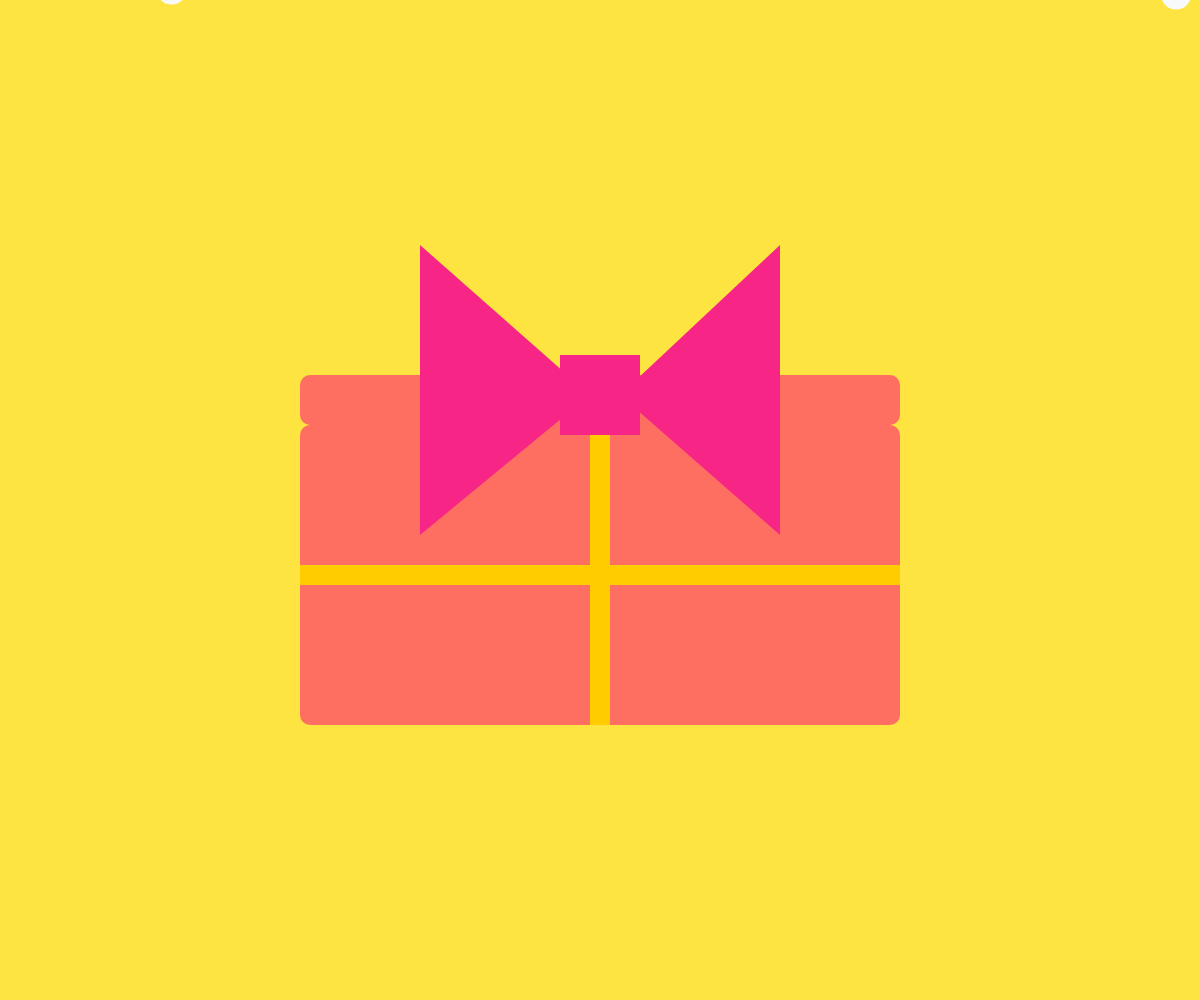
Frame 1 (no input)
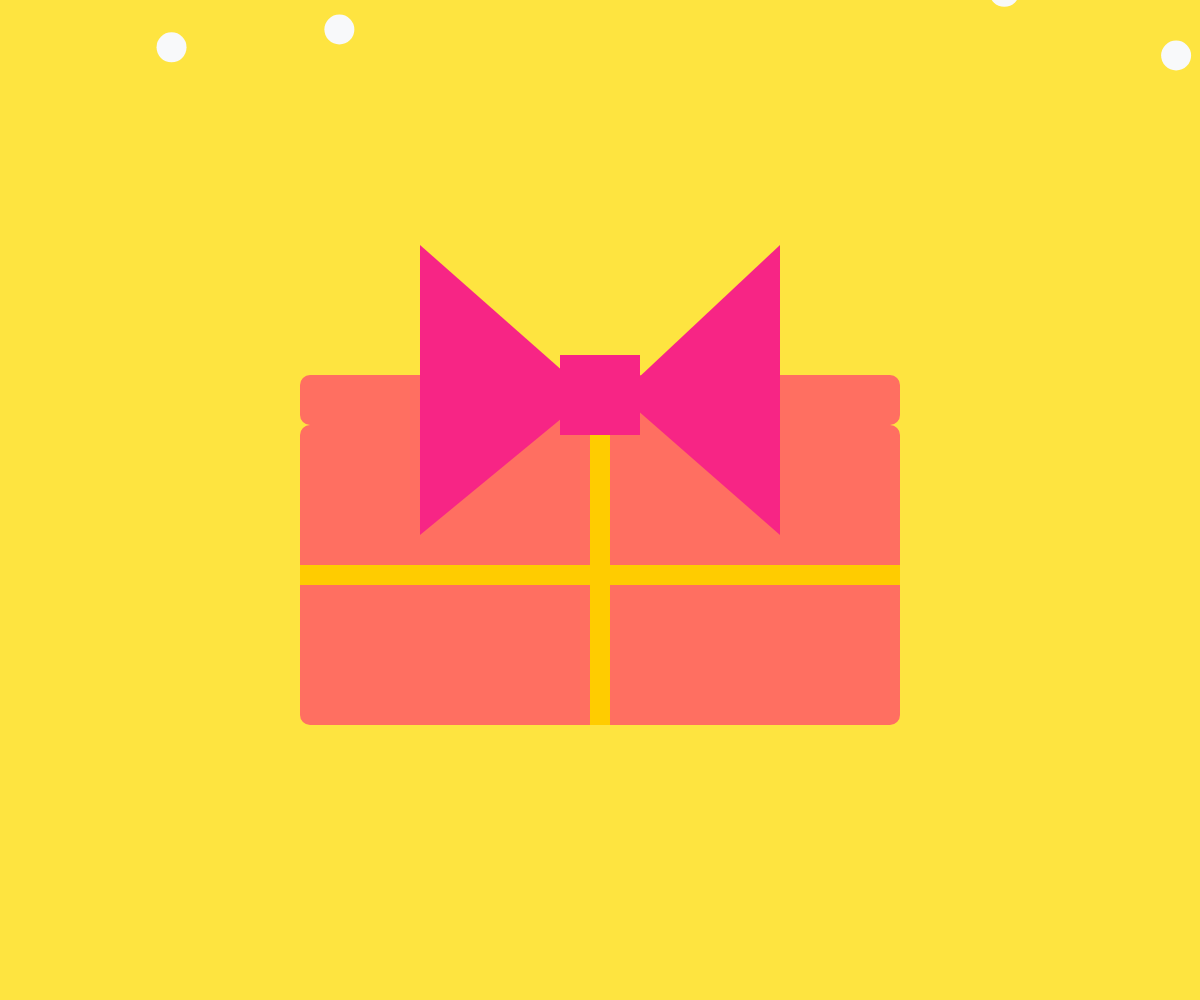
Frame 60 (no input)
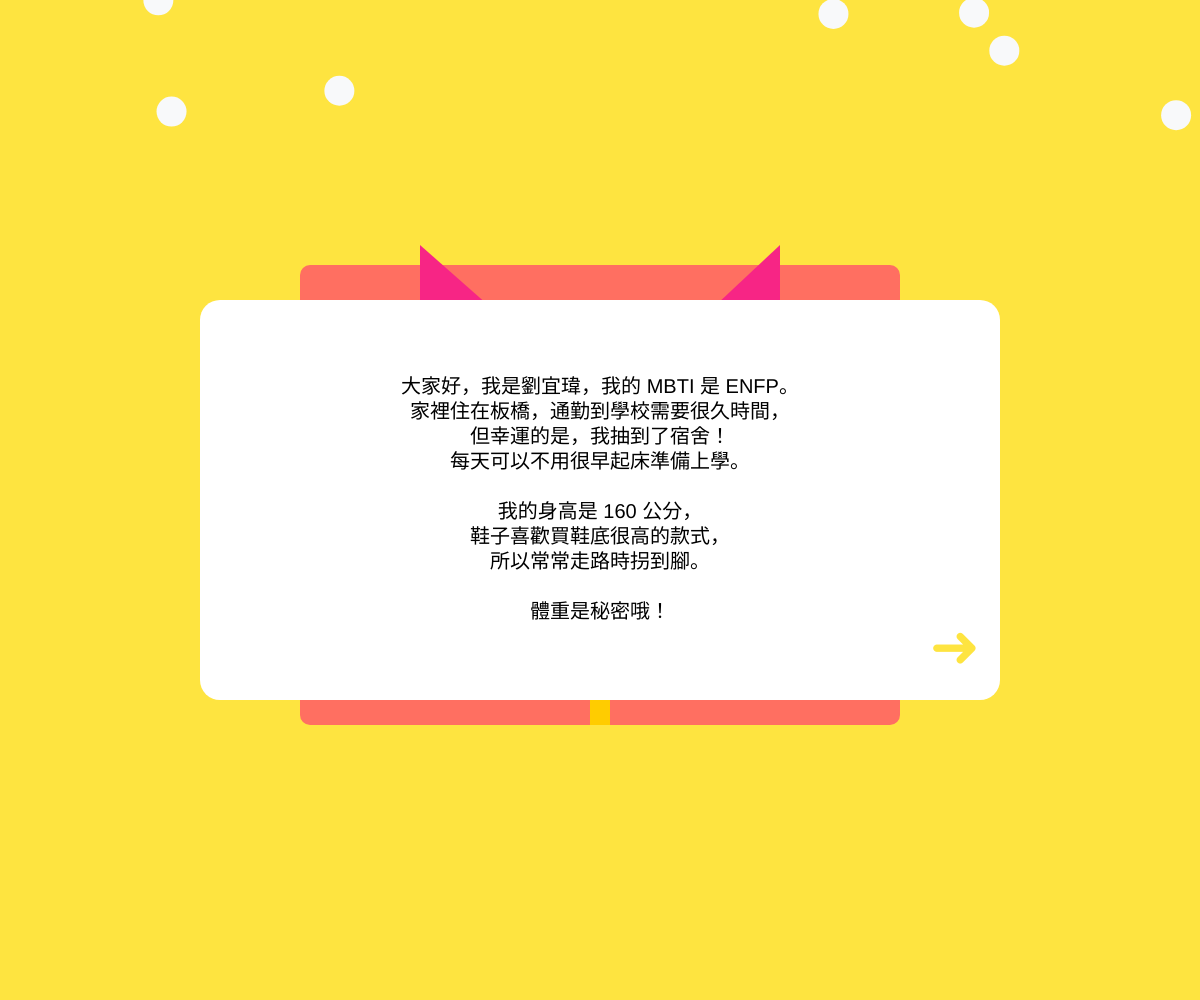
Frame 120 (the mouse pressed at the canvas centre since frame 60)

The p5.js sketch that drew these frames (run headless with seeded random() and noise() and a simulated clock; from frame 60 on, the mouse is pressed at the canvas centre):

// p5.js sketch
// ── sketch.js
let snowflakes = []; // 儲存雪花的陣列
let giftBox = { x: 0, y: 0, w: 0, h: 300, opened: false }; // 禮物盒
let lid = { x: 0, y: 0, w: 0, h: 50, yOffset: 0 }; // 禮物盒蓋子
let showCard = false; // 是否顯示小卡
let cardY; // 小卡的 Y 座標
let cardScale = 0; // 小卡的縮放比例
let cardText = "大家好，我是劉宜瑋，我的 MBTI 是 ENFP。\n" +
               "家裡住在板橋，通勤到學校需要很久時間，\n" +
               "但幸運的是，我抽到了宿舍！\n" +
               "每天可以不用很早起床準備上學。\n\n" +
               "我的身高是 160 公分，\n" +
               "鞋子喜歡買鞋底很高的款式，\n" +
               "所以常常走路時拐到腳。\n\n" +
               "體重是秘密哦！"; // 初始文字

function preload() {
  // 不需要加載照片，移除照片相關功能
}

function setup() {
  createCanvas(windowWidth, windowHeight); // 全視窗畫布
  background('#fee440'); // 背景顏色
  noStroke(); // 移除圓的邊框

  // 初始化 40 個雪花
  for (let i = 0; i < 40; i++) {
    let x = random(width); // 隨機 X 座標
    let y = random(-height, 0); // 隨機 Y 座標（從畫布上方開始）
    snowflakes.push({ x, y }); // 將雪花加入陣列
  }

  // 設定禮物盒大小與位置
  giftBox.w = width / 2; // 禮物盒寬度為畫布寬度的一半
  giftBox.x = width / 2 - giftBox.w / 2; // 禮物盒水平居中
  giftBox.y = height / 2 - giftBox.h / 4; // 禮物盒垂直居中

  // 設定蓋子大小與位置
  lid.w = giftBox.w;
  lid.x = giftBox.x;
  lid.y = giftBox.y - lid.h;

  // 設定小卡初始位置
  cardY = giftBox.y - lid.h; // 小卡初始位置在禮物盒與蓋子之間
}

function draw() {
  background('#fee440'); // 每次重繪背景，避免殘影

  // 繪製雪花
  fill('#f8f9fa'); // 雪花顏色
  for (let flake of snowflakes) {
    ellipse(flake.x, flake.y, 30); // 繪製雪花
    flake.y += random(0.5, 1.5); // 雪花向下移動，速度較慢

    // 如果雪花超出畫布底部，將其重置到畫布上方
    if (flake.y > height) {
      flake.y = random(-50, 0);
      flake.x = random(width);
    }
  }

  // 繪製禮物盒
  fill('#ff6f61'); // 禮物盒顏色
  rect(giftBox.x, giftBox.y, giftBox.w, giftBox.h, 10); // 禮物盒本體
  fill('#ffcc00'); // 禮物盒綁帶顏色
  rect(giftBox.x + giftBox.w / 2 - 10, giftBox.y, 20, giftBox.h); // 垂直綁帶
  rect(giftBox.x, giftBox.y + giftBox.h / 2 - 10, giftBox.w, 20); // 水平綁帶

  // 繪製禮物盒蓋子
  fill('#ff6f61'); // 蓋子顏色
  rect(lid.x, lid.y - lid.yOffset, lid.w, lid.h, 10); // 繪製蓋子

  // 繪製蝴蝶結緞帶
  fill('#f72585'); // 蝴蝶結顏色
  triangle(
    giftBox.x + giftBox.w / 2 - 180, giftBox.y + 110, // 左下角
    giftBox.x + giftBox.w / 2 - 180, giftBox.y - 180, // 頂點
    giftBox.x + giftBox.w / 2 - 10, giftBox.y - 30 // 右下角
  );
  triangle(
    giftBox.x + giftBox.w / 2 + 180, giftBox.y + 110, // 右下角
    giftBox.x + giftBox.w / 2 + 180, giftBox.y - 180, // 頂點
    giftBox.x + giftBox.w / 2 + 20, giftBox.y - 30 // 左下角
  );
  rect(giftBox.x + giftBox.w / 2 - 40, giftBox.y - 70, 80, 80); // 中心正方形

  // 繪製白色小卡
  if (showCard) {
    push();
    translate(width / 2, cardY); // 將小卡的中心設為畫布中心
    scale(cardScale); // 根據縮放比例放大小卡
    fill('#ffffff'); // 小卡顏色
    rect(-200, -100, 400, 200, 10); // 小卡（調整尺寸）
    fill('#000000'); // 文字顏色
    textSize(20 / cardScale); // 根據縮放比例調整文字大小
    textAlign(CENTER, CENTER);
    text(cardText, 0, 0); // 顯示動態文字

    // 繪製右下角的箭頭符號（僅當文字未改變時顯示）
    if (cardText === "大家好，我是劉宜瑋，我的 MBTI 是 ENFP。\n" +
                     "家裡住在板橋，通勤到學校需要很久時間，\n" +
                     "但幸運的是，我抽到了宿舍！\n" +
                     "每天可以不用很早起床準備上學。\n\n" +
                     "我的身高是 160 公分，\n" +
                     "鞋子喜歡買鞋底很高的款式，\n" +
                     "所以常常走路時拐到腳。\n\n" +
                     "體重是秘密哦！") {
      fill('#fee440'); // 箭頭顏色
      textSize(30); // 箭頭大小
      textAlign(RIGHT, BOTTOM);
      text("➜", 190, 90); // 在卡片右下角繪製箭頭符號
    }
    pop();

    // 小卡彈跳效果
    if (cardY < height / 2) { // 當小卡到達畫布正中間時停止
      cardY += 5; // 小卡向下移動
    } else {
      cardY = height / 2; // 停止在正中間
    }

    // 小卡放大效果
    if (cardScale < 2) { // 小卡放大到 2 倍
      cardScale += 0.05; // 小卡逐漸放大
    }
  }
}

function mousePressed() {
  // 檢查是否點擊到禮物盒
  if (
    mouseX > giftBox.x &&
    mouseX < giftBox.x + giftBox.w &&
    mouseY > giftBox.y &&
    mouseY < giftBox.y + giftBox.h &&
    !giftBox.opened
  ) {
    giftBox.opened = true; // 打開禮物盒
    showCard = true; // 顯示小卡

    // 開啟蓋子上升動畫
    let interval = setInterval(() => {
      if (lid.yOffset < 110) {
        lid.yOffset += 5; // 蓋子向上移動
      } else {
        clearInterval(interval); // 停止動畫
      }
    }, 30);
  }

  // 檢查是否點擊到白色小卡
  if (
    showCard &&
    mouseX > width / 2 - 200 &&
    mouseX < width / 2 + 200 &&
    mouseY > cardY - 100 &&
    mouseY < cardY + 100
  ) {
    // 更新卡片文字
    cardText = "平常的休閒娛樂是看電影和追星。\n" +
               "最近超喜歡《九龍城寨之圍城》這部電影，\n" +
               "當初在電影院看的時候，我一直摳手，\n" +
               "重頭到尾都很緊張刺激，推薦大家去看!!!\n\n" +
               "追星的話，喜歡 SEVENTEEN，\n" +
               "每個成員都有自己的特色和優點，\n" +
               "不只有趣，也很有實力！\n" +
               "然後我最喜歡小八，他真的很可愛，我很喜歡!";
  }
}

function windowResized() {
  resizeCanvas(windowWidth, windowHeight); // 畫布隨視窗大小調整
}
